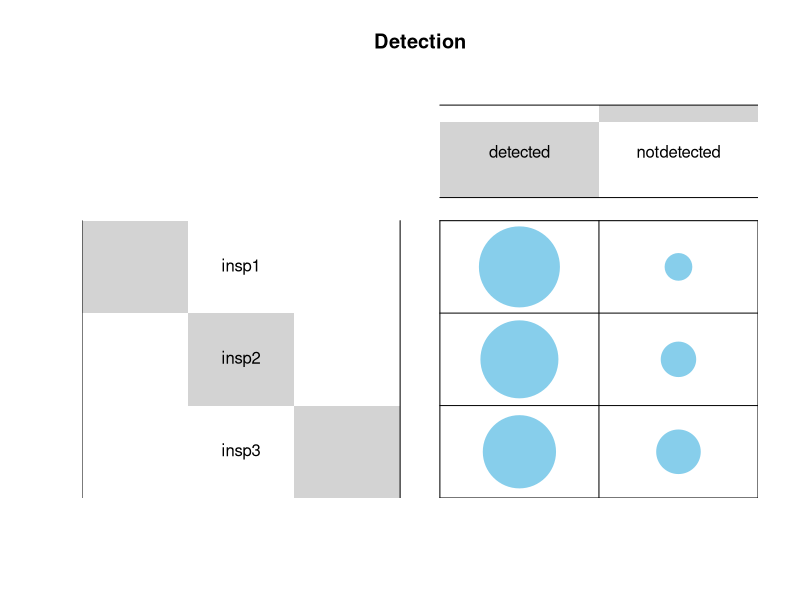
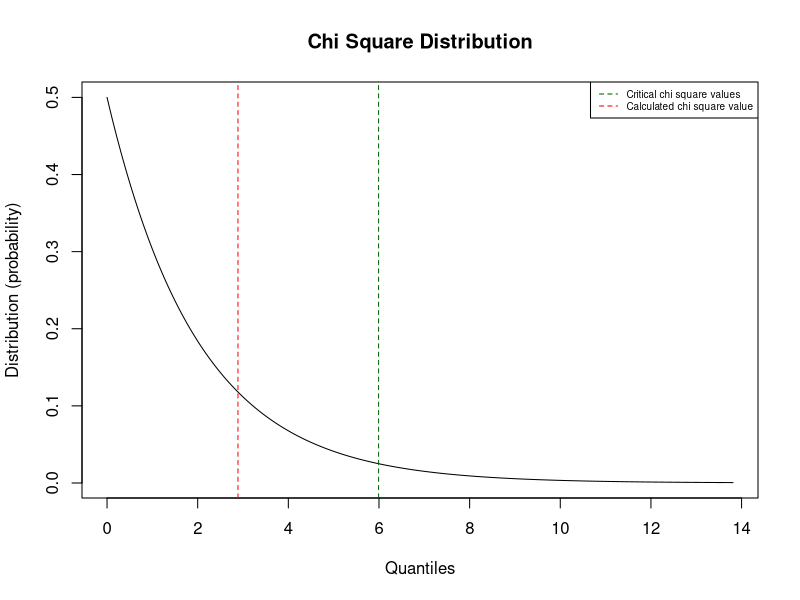

The R script that drew these images, in order:
## ---- chunk 1
knitr::opts_chunk$set(echo = TRUE)
## ---- chunk 2
library(tidyverse)
library(gplots)
## ---- chunk 3
(dat_radio <- read.csv("data/ch08p51-chi-square-test-tabular.csv", row.names = 1))

# note that we set first column in the csv file as row names in the dataframe
## ---- chunk 4
(tbl_radio <- as.table(as.matrix(dat_radio)))
## ---- chunk 5
balloonplot(t(tbl_radio), main = "Detection", xlab = "", ylab = "",
            label = FALSE, show.margins = FALSE)
## ---- chunk 6
hypalpha <- 0.05
degf <- (nrow(tbl_radio) - 1) * (ncol(tbl_radio) - 1)
chisqcrit <- round(qchisq(p = hypalpha, df = degf, lower.tail = FALSE), 3)
cat(paste('Critical value (right tail) of chisq =', chisqcrit, 'with degrees of freedom =', degf))
## ---- chunk 7
(chisqcalc_out <- chisq.test(tbl_radio))
chisqcalc <- chisqcalc_out$statistic
## ---- chunk 8
if (chisqcalc < chisqcrit){
  cat("chi square calculated is greater than chisquare critical therefore REJECT H0")
} else {
  cat("chi square calculated is less than chi square critical therefore FAIL TO REJECT H0")
}
## ---- chunk 9
# create a plot showing the outcome
xq <- seq(0, qchisq(p = 0.999, df = degf), by = 0.01)  # the 'quantiles' (x values)
xp <- dchisq(x = xq, df = degf)  # the distribution (y values)

plot(x = xq, y = xp, type = 'l', 
     xlab = 'Quantiles', ylab = 'Distribution (probability)')
title(main = 'Chi Square Distribution')

# plots the critical t value based on degrees of freedom (df = sample size - 1)
abline(v = chisqcalc, lty = 2, col = 'red')

# plots the calculate t value
abline(v = chisqcrit, lty = 2, col = 'darkgreen')

# add a legend
legend("topright", legend=c("Critical chi square values", "Calculated chi square value"),
       col=c("darkgreen", "red"), lty = 2, cex=0.6)
